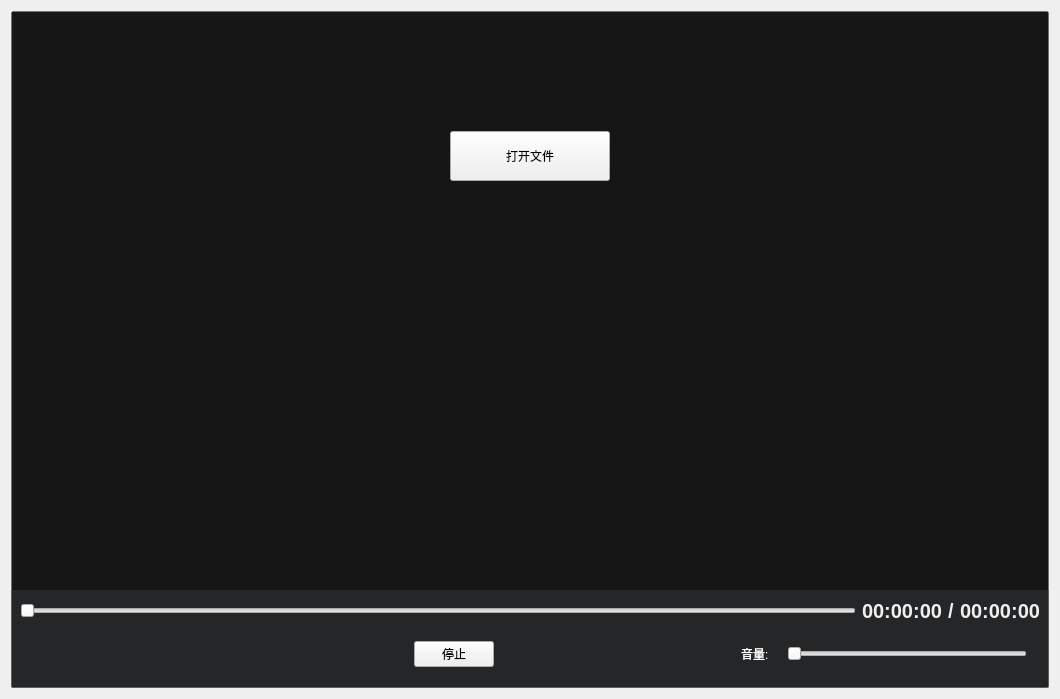
<?xml version="1.0" encoding="UTF-8"?>
<ui version="4.0">
 <class>VideoPlayer</class>
 <widget class="QWidget" name="VideoPlayer">
  <property name="geometry">
   <rect>
    <x>0</x>
    <y>0</y>
    <width>1060</width>
    <height>699</height>
   </rect>
  </property>
  <property name="minimumSize">
   <size>
    <width>1060</width>
    <height>0</height>
   </size>
  </property>
  <property name="windowTitle">
   <string>播放器</string>
  </property>
  <layout class="QVBoxLayout" name="verticalLayout_4">
   <item>
    <widget class="QWidget" name="widget_container" native="true">
     <property name="sizePolicy">
      <sizepolicy hsizetype="Expanding" vsizetype="Expanding">
       <horstretch>0</horstretch>
       <verstretch>0</verstretch>
      </sizepolicy>
     </property>
     <property name="styleSheet">
      <string notr="true">QWidget#widget_container
{
	background-color: rgb(22, 22, 22);
	border:1px solid rgba(0, 0, 0, 30);
	border-radius:2px;  /*边框拐角*/
}
</string>
     </property>
     <layout class="QVBoxLayout" name="verticalLayout_3">
      <property name="spacing">
       <number>0</number>
      </property>
      <property name="leftMargin">
       <number>0</number>
      </property>
      <property name="topMargin">
       <number>0</number>
      </property>
      <property name="rightMargin">
       <number>0</number>
      </property>
      <property name="bottomMargin">
       <number>0</number>
      </property>
      <item>
       <layout class="QHBoxLayout" name="horizontalLayout_6">
        <property name="spacing">
         <number>0</number>
        </property>
        <property name="rightMargin">
         <number>0</number>
        </property>
        <property name="bottomMargin">
         <number>0</number>
        </property>
        <item>
         <layout class="QVBoxLayout" name="verticalLayout">
          <property name="spacing">
           <number>0</number>
          </property>
          <property name="topMargin">
           <number>0</number>
          </property>
          <property name="rightMargin">
           <number>0</number>
          </property>
          <item>
           <widget class="QWidget" name="widget" native="true">
            <property name="sizePolicy">
             <sizepolicy hsizetype="Preferred" vsizetype="Expanding">
              <horstretch>0</horstretch>
              <verstretch>0</verstretch>
             </sizepolicy>
            </property>
            <property name="styleSheet">
             <string notr="true">QWidget#widget_showopen
{
	
	background-color: rgba(60, 65, 68,100);
}</string>
            </property>
            <layout class="QVBoxLayout" name="verticalLayout_5">
             <item>
              <layout class="QHBoxLayout" name="horizontalLayout_3">
               <item>
                <spacer name="horizontalSpacer_3">
                 <property name="orientation">
                  <enum>Qt::Horizontal</enum>
                 </property>
                 <property name="sizeHint" stdset="0">
                  <size>
                   <width>40</width>
                   <height>20</height>
                  </size>
                 </property>
                </spacer>
               </item>
               <item>
                <widget class="QToolButton" name="toolButton_open">
                 <property name="minimumSize">
                  <size>
                   <width>160</width>
                   <height>50</height>
                  </size>
                 </property>
                 <property name="text">
                  <string>打开文件</string>
                 </property>
                </widget>
               </item>
               <item>
                <spacer name="horizontalSpacer_2">
                 <property name="orientation">
                  <enum>Qt::Horizontal</enum>
                 </property>
                 <property name="sizeHint" stdset="0">
                  <size>
                   <width>40</width>
                   <height>20</height>
                  </size>
                 </property>
                </spacer>
               </item>
              </layout>
             </item>
            </layout>
           </widget>
          </item>
          <item>
           <widget class="QWidget" name="widget_video" native="true">
            <property name="sizePolicy">
             <sizepolicy hsizetype="Expanding" vsizetype="Expanding">
              <horstretch>0</horstretch>
              <verstretch>0</verstretch>
             </sizepolicy>
            </property>
            <property name="styleSheet">
             <string notr="true"/>
            </property>
            <layout class="QVBoxLayout" name="verticalLayout_2">
             <property name="spacing">
              <number>0</number>
             </property>
             <property name="leftMargin">
              <number>0</number>
             </property>
             <property name="topMargin">
              <number>0</number>
             </property>
             <property name="rightMargin">
              <number>0</number>
             </property>
             <property name="bottomMargin">
              <number>0</number>
             </property>
             <item>
              <layout class="QVBoxLayout" name="verticalLayout_show_video"/>
             </item>
            </layout>
           </widget>
          </item>
         </layout>
        </item>
       </layout>
      </item>
      <item>
       <widget class="QWidget" name="widget_controller" native="true">
        <property name="minimumSize">
         <size>
          <width>0</width>
          <height>60</height>
         </size>
        </property>
        <property name="styleSheet">
         <string notr="true">QWidget#widget_controller
{
	background-color: rgba(60, 65, 68,100);
}</string>
        </property>
        <layout class="QVBoxLayout" name="verticalLayout_7">
         <item>
          <layout class="QHBoxLayout" name="horizontalLayout_5">
           <item>
            <layout class="QHBoxLayout" name="horizontalLayout_7">
             <item>
              <widget class="VideoSlider" name="horizontalSlider">
               <property name="cursor">
                <cursorShape>PointingHandCursor</cursorShape>
               </property>
               <property name="orientation">
                <enum>Qt::Horizontal</enum>
               </property>
              </widget>
             </item>
             <item>
              <widget class="QLabel" name="currTime">
               <property name="styleSheet">
                <string notr="true">QLabel{
	border-radius:0px;
	color: #F0F0F0;
	background-color:rgba(0,0,0,0);
	border-style:none;
font: 10pt &quot;微软雅黑&quot;;
font-size:20px;
font-weight:bold;
}
</string>
               </property>
               <property name="text">
                <string>00:00:00</string>
               </property>
              </widget>
             </item>
             <item>
              <widget class="QLabel" name="label">
               <property name="styleSheet">
                <string notr="true">QLabel{
	border-radius:0px;
	color: #F0F0F0;
	background-color:rgba(0,0,0,0);
	border-style:none;
font: 10pt &quot;微软雅黑&quot;;
font-size:20px;
font-weight:bold;
}
</string>
               </property>
               <property name="text">
                <string>/</string>
               </property>
              </widget>
             </item>
             <item>
              <widget class="QLabel" name="totalTime">
               <property name="styleSheet">
                <string notr="true">QLabel{
	border-radius:0px;
	color: #F0F0F0;
	background-color:rgba(0,0,0,0);
	border-style:none;
font: 10pt &quot;微软雅黑&quot;;
font-size:20px;
font-weight:bold;
}
</string>
               </property>
               <property name="text">
                <string>00:00:00</string>
               </property>
              </widget>
             </item>
            </layout>
           </item>
          </layout>
         </item>
         <item>
          <layout class="QHBoxLayout" name="horizontalLayout_8">
           <item>
            <widget class="QPushButton" name="open_Btn">
             <property name="minimumSize">
              <size>
               <width>36</width>
               <height>36</height>
              </size>
             </property>
             <property name="cursor">
              <cursorShape>PointingHandCursor</cursorShape>
             </property>
             <property name="styleSheet">
              <string notr="true">QPushButton{ 
image: url(:/src/image/open_normal.png);
border-radius:0px; 
} 
QPushButton:hover{ 
image: url(:/src/image/open_focus.png);
border-radius:0px; 
} 
QPushButton:pressed{ 
image: url(:/src/image/open_normal.png);
border-radius:0px; 
}
</string>
             </property>
             <property name="text">
              <string/>
             </property>
            </widget>
           </item>
           <item>
            <spacer name="horizontalSpacer_7">
             <property name="orientation">
              <enum>Qt::Horizontal</enum>
             </property>
             <property name="sizeHint" stdset="0">
              <size>
               <width>40</width>
               <height>20</height>
              </size>
             </property>
            </spacer>
           </item>
           <item>
            <widget class="QPushButton" name="play_Btn">
             <property name="minimumSize">
              <size>
               <width>50</width>
               <height>50</height>
              </size>
             </property>
             <property name="cursor">
              <cursorShape>PointingHandCursor</cursorShape>
             </property>
             <property name="styleSheet">
              <string notr="true">QPushButton{ 
image: url(:/src/image/start_normal.png);
border-radius:0px; 
}  
QPushButton:hover{ 
image: url(:/src/image/start_focus.png);
border-radius:0px; 
} 
QPushButton:pressed{ 
image: url(:/src/image/start_normal.png);
border-radius:0px; 
}
</string>
             </property>
             <property name="text">
              <string/>
             </property>
            </widget>
           </item>
           <item>
            <widget class="QPushButton" name="pause_Btn">
             <property name="minimumSize">
              <size>
               <width>50</width>
               <height>50</height>
              </size>
             </property>
             <property name="cursor">
              <cursorShape>PointingHandCursor</cursorShape>
             </property>
             <property name="styleSheet">
              <string notr="true">QPushButton{ 
image: url(:/src/image/pause_normal.png);
border-radius:0px; 
} 
QPushButton:hover{ 
image: url(:/src/image/pause_focus.png);
border-radius:0px; 
} 
QPushButton:pressed{ 
image: url(:/src/image/pause_normal.png);
border-radius:0px; 
}
</string>
             </property>
             <property name="text">
              <string/>
             </property>
            </widget>
           </item>
           <item>
            <widget class="QPushButton" name="stop_Btn">
             <property name="cursor">
              <cursorShape>PointingHandCursor</cursorShape>
             </property>
             <property name="text">
              <string>停止</string>
             </property>
            </widget>
           </item>
           <item>
            <spacer name="horizontalSpacer_8">
             <property name="orientation">
              <enum>Qt::Horizontal</enum>
             </property>
             <property name="sizeHint" stdset="0">
              <size>
               <width>40</width>
               <height>20</height>
              </size>
             </property>
            </spacer>
           </item>
           <item>
            <widget class="QLabel" name="volume">
             <property name="minimumSize">
              <size>
               <width>40</width>
               <height>40</height>
              </size>
             </property>
             <property name="styleSheet">
              <string notr="true">color: rgb(255, 255, 255);</string>
             </property>
             <property name="text">
              <string>音量:</string>
             </property>
            </widget>
           </item>
           <item>
            <widget class="VideoSlider" name="volume_slider">
             <property name="orientation">
              <enum>Qt::Horizontal</enum>
             </property>
            </widget>
           </item>
           <item>
            <widget class="QLabel" name="volume_value">
             <property name="styleSheet">
              <string notr="true">QLabel{
	border-radius:0px;
	color: #F0F0F0;
	background-color:rgba(0,0,0,0);
	border-style:none;
font: 16px &quot;微软雅黑&quot;;
font-weight:bold;
}
</string>
             </property>
             <property name="text">
              <string/>
             </property>
            </widget>
           </item>
          </layout>
         </item>
        </layout>
       </widget>
      </item>
     </layout>
    </widget>
   </item>
  </layout>
 </widget>
 <customwidgets>
  <customwidget>
   <class>VideoSlider</class>
   <extends>QSlider</extends>
   <header>videoslider.h</header>
  </customwidget>
 </customwidgets>
 <resources/>
 <connections/>
</ui>
